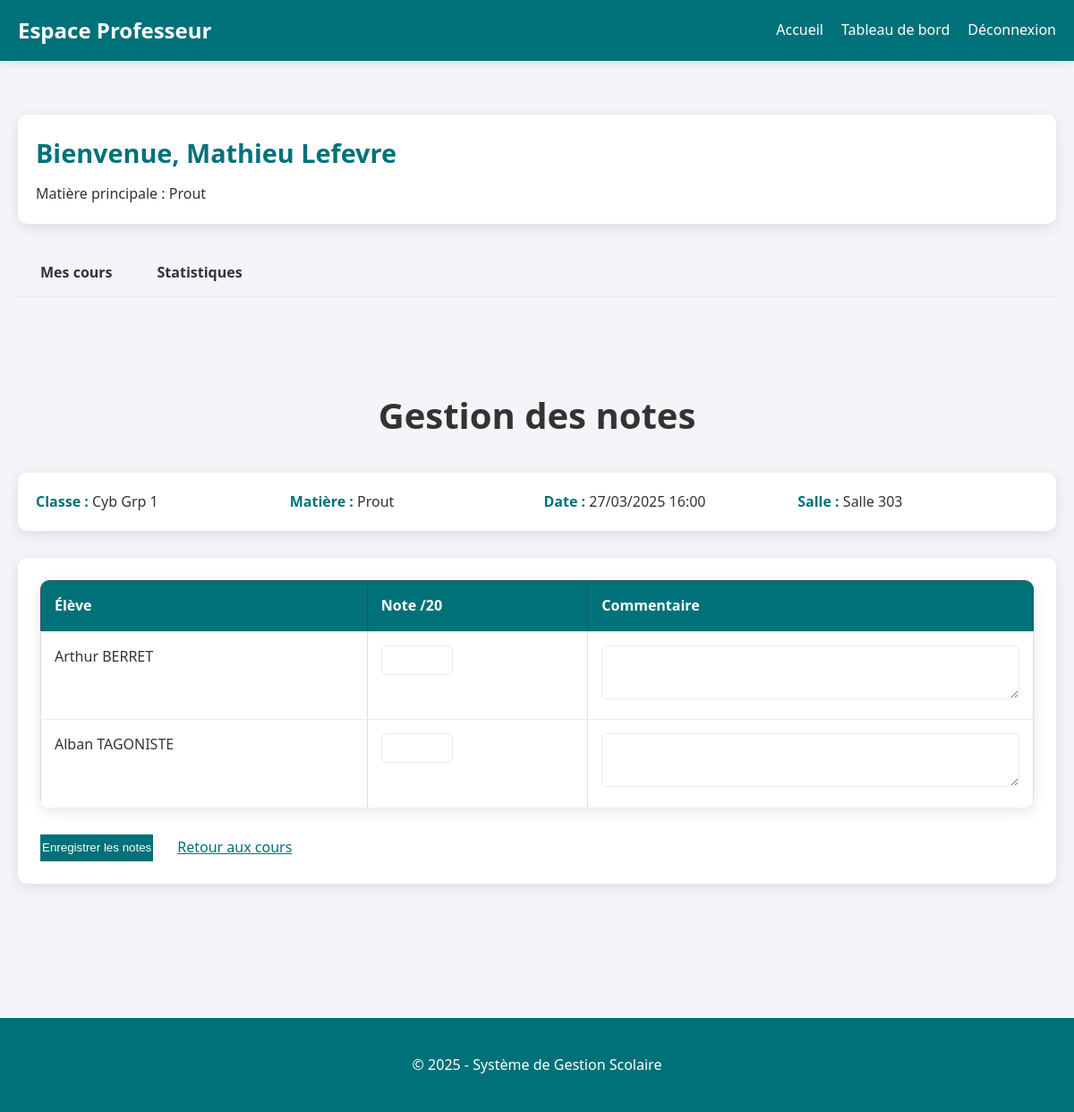
Page /pages/prof.php?view=notes&cours_id=3 (signed in) on the committed database.
### tables this page shows
CREATE TABLE IF NOT EXISTS profs (
    id INT AUTO_INCREMENT PRIMARY KEY,
    user_id INT NOT NULL UNIQUE,
    nom VARCHAR(50) NOT NULL,
    prenom VARCHAR(50) NOT NULL,
    date_naissance DATE NOT NULL,
    matiere VARCHAR(50) NOT NULL,
    FOREIGN KEY (user_id) REFERENCES users(id) ON DELETE CASCADE
);

CREATE TABLE IF NOT EXISTS cours (
    id INT AUTO_INCREMENT PRIMARY KEY,
    prof_id INT NOT NULL,
    classe VARCHAR(50) NOT NULL,
    matiere VARCHAR(50) NOT NULL,
    horaire DATETIME NOT NULL,
    salle VARCHAR(50) NOT NULL,
    FOREIGN KEY (prof_id) REFERENCES profs(id) ON DELETE CASCADE
);

CREATE TABLE IF NOT EXISTS eleves (
    id INT AUTO_INCREMENT PRIMARY KEY,
    user_id INT NOT NULL UNIQUE,
    nom VARCHAR(50) NOT NULL,
    prenom VARCHAR(50) NOT NULL,
    date_naissance DATE NOT NULL,
    classe VARCHAR(50) NOT NULL,
    FOREIGN KEY (user_id) REFERENCES users(id) ON DELETE CASCADE
);

### pages/prof.php (the view, shortened to what this page needs)
<?php
require_once '../config/db.php';
$userId = $_SESSION['user_id'];
$stmt = $pdo->prepare("SELECT * FROM profs WHERE user_id = ?");
$stmt->execute([$userId]);
$prof = $stmt->fetch(PDO::FETCH_ASSOC);
$view = isset($_GET['view']) ? $_GET['view'] : 'cours';
$coursId = isset($_GET['cours_id']) ? intval($_GET['cours_id']) : 0;
if ($view === 'notes' && $coursId > 0) {
    $stmt = $pdo->prepare("SELECT * FROM cours WHERE id = ? AND prof_id = ?");
    $stmt->execute([$coursId, $prof['id']]);
    $currentCours = $stmt->fetch(PDO::FETCH_ASSOC);
    if ($currentCours) {
        $stmt = $pdo->prepare("SELECT e.* FROM eleves e WHERE e.classe = ?");
        $stmt->execute([$currentCours['classe']]);
        $eleves = $stmt->fetchAll(PDO::FETCH_ASSOC);
        $notesMap = [];
    } else {
        $message = "Vous n'êtes pas autorisé à accéder à ce cours.";
        $messageType = "error";
        header("Location: prof.php?view=cours&message=$message&type=$messageType");
        exit;
    }
}
$coursQuery = "SELECT * FROM cours WHERE prof_id = ?";
$params = [$prof['id']];
$coursQuery .= " ORDER BY horaire";
$stmt = $pdo->prepare($coursQuery);
$stmt->execute($params);
$cours = $stmt->fetchAll(PDO::FETCH_ASSOC);
?>
<!DOCTYPE html>
<html lang="fr">
<head>
    <link rel="stylesheet" href="../css/style.css">
</head>
<body>
    <header>
        <h1>Espace Professeur</h1>
        <nav>
            <ul>
                <li><a href="index.php">Accueil</a></li>
                <li><a href="prof.php">Tableau de bord</a></li>
                <li><a href="../login/login.php">Déconnexion</a></li>
            </ul>
        </nav>
    </header>
    <main class="container">
        <section class="prof-info">
            <h2>Bienvenue, <?php echo htmlspecialchars($prof['prenom'] . ' ' . $prof['nom']); ?></h2>
            <p>Matière principale : <?php echo htmlspecialchars($prof['matiere']); ?></p>
        </section>
        <div class="tabs">
            <a href="?view=cours" class="tab <?php echo $view === 'cours' ? 'active' : ''; ?>">Mes cours</a>
            <a href="?view=stats" class="tab <?php echo $view === 'stats' ? 'active' : ''; ?>">Statistiques</a>
        </div>
        <?php if ($view === 'confirm_delete' && isset($_GET['cours_id'])): ?>
            <section class="confirmation">
                <h2>Confirmation de suppression</h2>
                <?php
                    $delCoursId = intval($_GET['cours_id']);
                    $stmt = $pdo->prepare("SELECT * FROM cours WHERE id = ?");
                    $stmt->execute([$delCoursId]);
                    $delCours = $stmt->fetch(PDO::FETCH_ASSOC);
                    $stmt = $pdo->prepare("SELECT COUNT(*) FROM notes WHERE cours_id = ?");
                    $stmt->execute([$delCoursId]);
                    $notesCount = $stmt->fetchColumn();
                ?>
                <div class="warning-box">
                    <p><strong>Attention :</strong> Vous êtes sur le point de supprimer le cours suivant :</p>
                    <p>
                        <strong>Classe :</strong> <?php echo htmlspecialchars($delCours['classe']); ?><br>
                        <strong>Matière :</strong> <?php echo htmlspecialchars($delCours['matiere']); ?><br>
                        <strong>Horaire :</strong> <?php echo date('d/m/Y H:i', strtotime($delCours['horaire'])); ?><br>
                        <strong>Salle :</strong> <?php echo htmlspecialchars($delCours['salle']); ?>
                    </p>
                    <?php if ($notesCount > 0): ?>
                        <p class="warning"><strong>Important :</strong> Ce cours contient <?php echo $notesCount; ?> note(s) qui seront également supprimées.</p>
                    <?php endif; ?>
                    <p>Cette action est irréversible. Voulez-vous continuer ?</p>
                    <div class="action-buttons">
                        <a href="?delete_cours=<?php echo $delCoursId; ?>&confirm=yes" class="btn-danger">Confirmer la suppression</a>
                        <a href="?view=cours" class="btn-secondary">Annuler</a>
                    </div>
                </div>
            </section>
        <?php elseif ($view === 'notes' && isset($currentCours)): ?>
            <section class="notes-section">
                <h2>Gestion des notes</h2>
                <div class="cours-details">
                    <p><strong>Classe :</strong> <?php echo htmlspecialchars($currentCours['classe']); ?></p>
                    <p><strong>Matière :</strong> <?php echo htmlspecialchars($currentCours['matiere']); ?></p>
                    <p><strong>Date :</strong> <?php echo date('d/m/Y H:i', strtotime($currentCours['horaire'])); ?></p>
                    <p><strong>Salle :</strong> <?php echo htmlspecialchars($currentCours['salle']); ?></p>
                </div>
                <?php if (empty($eleves)): ?>
                    <p class="no-data">Aucun élève trouvé pour cette classe.</p>
                <?php else: ?>
                    <form method="post" action="?view=notes&cours_id=<?php echo $coursId; ?>">
                        <table class="table-notes">
                            <thead>
                                <tr>
                                    <th>Élève</th>
                                    <th>Note /20</th>
                                    <th>Commentaire</th>
                                </tr>
                            </thead>
                            <tbody>
                                <?php foreach ($eleves as $eleve): ?>
                                    <tr>
                                        <td><?php echo htmlspecialchars($eleve['prenom'] . ' ' . $eleve['nom']); ?></td>
                                        <td>
                                            <input type="number" step="0.25" min="0" max="20"
                                                   name="notes[<?php echo $eleve['id']; ?>][note]"
                                                   value="<?php echo isset($notesMap[$eleve['id']]) ? htmlspecialchars($notesMap[$eleve['id']]['note']) : ''; ?>"
                                                   class="note-input">
                                        </td>
                                        <td>
                                            <textarea name="notes[<?php echo $eleve['id']; ?>][commentaire]"
                                                      class="commentaire-input"><?php echo isset($notesMap[$eleve['id']]) ? htmlspecialchars($notesMap[$eleve['id']]['commentaire']) : ''; ?></textarea>
                                        </td>
                                    </tr>
                                <?php endforeach; ?>
                            </tbody>
                        </table>
                        <div class="form-actions">
                            <button type="submit" name="save_notes" class="btn-primary">Enregistrer les notes</button>
                            <a href="?view=cours" class="btn-secondary">Retour aux cours</a>
                        </div>
                    </form>
                <?php endif; ?>
            </section>
        <?php endif; ?>
    </main>
    <footer>
        <p>&copy; <?php echo date('Y'); ?> - Système de Gestion Scolaire</p>
    </footer>
</body>
</html>

### css/style.css (style rules this page uses)
:root { --primary: #007179; --primary-dark: #0c57c0; --secondary: #190038; --secondary-dark: #e04347; --light: #f4f4f9; --dark: #333; --gray: #535252; --light-gray: #e9ecef; --white: #ffffff; --shadow: 0 4px 15px rgba(0, 0, 0, 0.1); --shadow-strong: 0 8px 30px rgba(0, 0, 0, 0.1); --border-radius: 10px; --transition: all 0.3s ease; }
* { margin: 0; padding: 0; box-sizing: border-box; }
body { font-family: 'Segoe UI', Roboto, 'Helvetica Neue', Arial, sans-serif; margin: 0; padding: 0; background-color: var(--light); color: var(--dark); line-height: 1.6; }
.container { width: 100%; max-width: 1200px; margin: 0 auto; padding: 0 15px; }
h1, h2, h3, h4, h5, h6 { font-weight: 600; margin-bottom: 15px; }
h2 { font-size: 2.5rem; text-align: center; margin-bottom: 2rem; }
section { padding: 80px 0; }
.btn-primary { background-color: var(--primary); color: var(--white); border: 2px solid var(--primary); }
.btn-secondary { background-color: var(--white); color: var(--primary); border: 2px solid var(--white); margin-left: 15px; }
header { background-color: var(--primary); padding: 15px 0; color: white; position: sticky; top: 0; z-index: 1000; box-shadow: 0 2px 10px rgba(0, 0, 0, 0.1); }
header nav ul { list-style-type: none; text-align: right; margin-right: 20px; }
header nav ul li { display: inline; margin-left: 25px; }
header nav ul li a { color: white; text-decoration: none; font-weight: 500; transition: var(--transition); position: relative; padding-bottom: 5px; }
header nav ul li a:after { content: ''; position: absolute; width: 0; height: 2px; bottom: 0; left: 0; background-color: white; transition: var(--transition); }
footer { background-color: var(--primary); color: white; text-align: center; padding: 40px 0; margin-top: 50px; }
.form-actions { margin-top: 25px; display: flex; justify-content: flex-end; gap: 10px; }
.prof-info { background-color: var(--white); padding: 20px; border-radius: var(--border-radius); box-shadow: var(--shadow); margin: 20px 0; }
.prof-info h2 { color: var(--primary); font-size: 1.8rem; margin-bottom: 10px; text-align: left; }
.tabs { display: flex; margin: 30px 0 20px; border-bottom: 2px solid var(--light-gray); }
.tab { padding: 12px 25px; text-decoration: none; color: var(--dark); font-weight: 600; position: relative; transition: var(--transition); }
.table-cours, .table-notes, .table-stats { width: 100%; border-collapse: collapse; margin-bottom: 30px; background-color: var(--white); border-radius: var(--border-radius); overflow: hidden; box-shadow: var(--shadow); }
.table-cours th, .table-notes th, .table-stats th, .table-cours td, .table-notes td, .table-stats td { padding: 15px; text-align: left; border-bottom: 1px solid var(--light-gray); }
.table-cours th, .table-notes th, .table-stats th { background-color: var(--primary); color: var(--white); font-weight: 600; }
.table-cours tr:last-child td, .table-notes tr:last-child td, .table-stats tr:last-child td { border-bottom: none; }
.cours-form, .notes-section form { background-color: var(--white); padding: 25px; border-radius: var(--border-radius); box-shadow: var(--shadow); margin-top: 30px; }
.form-actions { display: flex; justify-content: flex-start; margin-top: 25px; }
.note-input { width: 80px; padding: 8px; border: 1px solid var(--light-gray); border-radius: 5px; text-align: center; }
.commentaire-input { width: 100%; min-height: 60px; padding: 8px; border: 1px solid var(--light-gray); border-radius: 5px; resize: vertical; }
.cours-details { background-color: var(--white); padding: 20px; border-radius: var(--border-radius); box-shadow: var(--shadow); margin-bottom: 25px; display: grid; grid-template-columns: repeat(auto-fit, minmax(200px, 1fr)); gap: 15px; }
.cours-details p { margin: 0; }
.cours-details strong { color: var(--primary); }
header { display: flex; justify-content: space-between; align-items: center; padding: 15px 20px; }
header h1 { margin: 0; font-size: 1.5rem; }
header nav ul { margin: 0; display: flex; gap: 20px; }
header nav ul li { margin: 0; }
main.container { padding: 20px; margin-top: 20px; }
table { width: 100%; border-collapse: collapse; }
th { background-color: #2c3e50; color: white; padding: 12px; text-align: center; font-weight: 500; border: 1px solid #34495e; }
td { border: 1px solid #ddd; padding: 10px; vertical-align: top; height: 80px; }

### rows in the picture
profs: prenom+nom "Mathieu Lefevre", matiere "Prout"
cours: classe "Cyb Grp 1", matiere "Prout", horaire "27/03/2025 16:00", salle "Salle 303"
eleves: prenom+nom "Arthur BERRET"
eleves: prenom+nom "Alban TAGONISTE"
